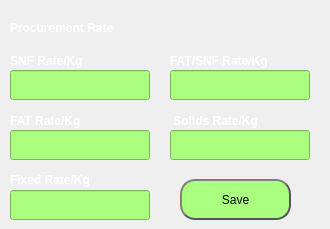
   <widget class="QWidget" name="page_pro_rate2">
    <widget class="QLabel" name="label_9">
     <property name="geometry">
      <rect>
       <x>10</x>
       <y>20</y>
       <width>171</width>
       <height>16</height>
      </rect>
     </property>
     <property name="styleSheet">
      <string notr="true">background-color: transparent;
color: rgb(255, 255, 255);
font: 12pt &quot;Sans Serif&quot;;
font-weight:bold;</string>
     </property>
     <property name="text">
      <string>Procurement Rate</string>
     </property>
    </widget>
    <widget class="QPushButton" name="pushButton_pro_rate2">
     <property name="geometry">
      <rect>
       <x>180</x>
       <y>179</y>
       <width>111</width>
       <height>41</height>
      </rect>
     </property>
     <property name="styleSheet">
      <string notr="true">QPushButton {
	
	background-color: rgb(170, 255, 127);
	color: black;
    color: black;
	font: 75 12pt &quot;Century Schoolbook L&quot;;
    border: 2px solid #555;
    border-radius: 15px;
    border-style: outset;
    padding: 5px;
    }

QPushButton:hover {
    background: qradialgradient(
        cx: 0.3, cy: -0.4, fx: 0.3, fy: -0.4,
        radius: 1.35, stop: 0 #fff, stop: 1 #ffaa7f
        );
    }

QPushButton:pressed {
    border-style: inset;
    background: qradialgradient(
        cx: 0.4, cy: -0.1, fx: 0.4, fy: -0.1,
        radius: 1.35, stop: 0 #fff, stop: 1 #ddd
        );
	

    }
</string>
     </property>
     <property name="text">
      <string>Save</string>
     </property>
     <property name="icon">
      <iconset resource="thumbnails.qrc">
       <normaloff>:/img/img/computer-icons-download-save-button-f28b01c502ea7c38f2155c2ae471bd32.png</normaloff>:/img/img/computer-icons-download-save-button-f28b01c502ea7c38f2155c2ae471bd32.png</iconset>
     </property>
     <property name="iconSize">
      <size>
       <width>20</width>
       <height>20</height>
      </size>
     </property>
    </widget>
    <widget class="QLabel" name="label_14">
     <property name="geometry">
      <rect>
       <x>170</x>
       <y>110</y>
       <width>151</width>
       <height>21</height>
      </rect>
     </property>
     <property name="styleSheet">
      <string notr="true">background-color: transparent;
color: rgb(255, 255, 255);
font: 11pt &quot;Sans Serif&quot;;
font-weight:bold;</string>
     </property>
     <property name="text">
      <string> Solids Rate/Kg</string>
     </property>
    </widget>
    <widget class="QLineEdit" name="lineEdit_total_solids_rate">
     <property name="geometry">
      <rect>
       <x>170</x>
       <y>130</y>
       <width>140</width>
       <height>30</height>
      </rect>
     </property>
     <property name="styleSheet">
      <string notr="true">font: 11pt &quot;Sans Serif&quot;;
background-color: rgb(170, 255, 127);</string>
     </property>
    </widget>
    <widget class="QLabel" name="label_10">
     <property name="geometry">
      <rect>
       <x>170</x>
       <y>50</y>
       <width>141</width>
       <height>21</height>
      </rect>
     </property>
     <property name="styleSheet">
      <string notr="true">background-color: transparent;
color: rgb(255, 255, 255);
font: 11pt &quot;Sans Serif&quot;;
font-weight:bold;</string>
     </property>
     <property name="text">
      <string>FAT/SNF Rate/Kg</string>
     </property>
    </widget>
    <widget class="QLineEdit" name="lineEdit_fat_snf_rate">
     <property name="geometry">
      <rect>
       <x>170</x>
       <y>70</y>
       <width>140</width>
       <height>30</height>
      </rect>
     </property>
     <property name="styleSheet">
      <string notr="true">font: 11pt &quot;Sans Serif&quot;;
background-color: rgb(170, 255, 127);</string>
     </property>
    </widget>
    <widget class="QLabel" name="label_11">
     <property name="geometry">
      <rect>
       <x>10</x>
       <y>110</y>
       <width>111</width>
       <height>21</height>
      </rect>
     </property>
     <property name="styleSheet">
      <string notr="true">background-color: transparent;
color: rgb(255, 255, 255);
font: 11pt &quot;Sans Serif&quot;;
font-weight:bold;</string>
     </property>
     <property name="text">
      <string>FAT Rate/Kg</string>
     </property>
    </widget>
    <widget class="QLineEdit" name="lineEdit_fat_rate">
     <property name="geometry">
      <rect>
       <x>10</x>
       <y>130</y>
       <width>140</width>
       <height>30</height>
      </rect>
     </property>
     <property name="styleSheet">
      <string notr="true">font: 11pt &quot;Sans Serif&quot;;
background-color: rgb(170, 255, 127);</string>
     </property>
    </widget>
    <widget class="QLabel" name="label_12">
     <property name="geometry">
      <rect>
       <x>10</x>
       <y>50</y>
       <width>111</width>
       <height>21</height>
      </rect>
     </property>
     <property name="styleSheet">
      <string notr="true">background-color: transparent;
color: rgb(255, 255, 255);
font: 11pt &quot;Sans Serif&quot;;
font-weight:bold;</string>
     </property>
     <property name="text">
      <string>SNF Rate/Kg</string>
     </property>
    </widget>
    <widget class="QLineEdit" name="lineEdit_snf_rate">
     <property name="geometry">
      <rect>
       <x>10</x>
       <y>70</y>
       <width>140</width>
       <height>30</height>
      </rect>
     </property>
     <property name="styleSheet">
      <string notr="true">font: 11pt &quot;Sans Serif&quot;;
background-color: rgb(170, 255, 127);</string>
     </property>
    </widget>
    <widget class="QLabel" name="label_13">
     <property name="geometry">
      <rect>
       <x>10</x>
       <y>170</y>
       <width>121</width>
       <height>20</height>
      </rect>
     </property>
     <property name="styleSheet">
      <string notr="true">background-color: transparent;
color: rgb(255, 255, 255);
font: 11pt &quot;Sans Serif&quot;;
font-weight:bold;</string>
     </property>
     <property name="text">
      <string>Fixed Rate/Kg</string>
     </property>
    </widget>
    <widget class="QLineEdit" name="lineEdit_fixed_rate">
     <property name="geometry">
      <rect>
       <x>10</x>
       <y>190</y>
       <width>140</width>
       <height>30</height>
      </rect>
     </property>
     <property name="styleSheet">
      <string notr="true">font: 11pt &quot;Sans Serif&quot;;
background-color: rgb(170, 255, 127);</string>
     </property>
    </widget>
    <widget class="QLabel" name="label_32">
     <property name="geometry">
      <rect>
       <x>0</x>
       <y>0</y>
       <width>321</width>
       <height>16</height>
      </rect>
     </property>
     <property name="styleSheet">
      <string notr="true">background-image: url(:/img/img/dairypos320.jpg);</string>
     </property>
     <property name="text">
      <string/>
     </property>
    </widget>
   </widget>
